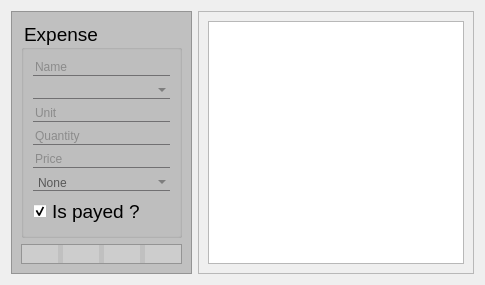
                   <widget class="QWidget" name="tab_expense">
                    <attribute name="icon">
                     <iconset resource="../resource/resource.qrc">
                      <normaloff>:/Simple icons/simple_icons/fi-rr-shopping-cart-add.svg</normaloff>:/Simple icons/simple_icons/fi-rr-shopping-cart-add.svg</iconset>
                    </attribute>
                    <attribute name="title">
                     <string/>
                    </attribute>
                    <layout class="QHBoxLayout" name="horizontalLayout_9">
                     <item>
                      <widget class="QFrame" name="f_expenseInputs">
                       <property name="styleSheet">
                        <string notr="true">QFrame
{
	background-color: rgb(192, 192, 192)
}

QGroupBox
{
	background-color: rgb(192, 192, 192)
}

QPushButton
{ 
	
	alternate-background-color: rgb(255, 255, 255);
	background: rgba(225, 225, 225, 100);
	border-width: 2px;
    border-radius: 10px;
	qproperty-iconSize: 32px 32px;
	border-style: dashed;
 }

QPushButton:hover
{
	background: rgba(225, 225, 225, 180);
	border-style: dashed;
}

QPushButton:pressed
{
	background: rgba(75, 75, 75, 180);
	border-style: inset;
}</string>
                       </property>
                       <property name="frameShape">
                        <enum>QFrame::StyledPanel</enum>
                       </property>
                       <property name="frameShadow">
                        <enum>QFrame::Raised</enum>
                       </property>
                       <layout class="QVBoxLayout" name="verticalLayout_20">
                        <item>
                         <widget class="QGroupBox" name="gb_expense">
                          <property name="font">
                           <font>
                            <pointsize>14</pointsize>
                           </font>
                          </property>
                          <property name="styleSheet">
                           <string notr="true">QLineEdit
{
	background: transparent;
	color: rgb(88, 88, 88);
	border: none;
	border-bottom: 1px solid #717072;
	font: 14pt &quot;MS Shell Dlg 2&quot;;
}


QComboBox
{
	background: transparent;
	color: rgb(88, 88, 88);
	border: none;
	border-bottom: 1px solid #717072;
	font: 14pt &quot;MS Shell Dlg 2&quot;;
}
</string>
                          </property>
                          <property name="title">
                           <string>Expense</string>
                          </property>
                          <layout class="QVBoxLayout" name="verticalLayout_21">
                           <item>
                            <widget class="QLineEdit" name="le_expenseName">
                             <property name="text">
                              <string/>
                             </property>
                             <property name="maxLength">
                              <number>40</number>
                             </property>
                             <property name="placeholderText">
                              <string>Name</string>
                             </property>
                             <property name="clearButtonEnabled">
                              <bool>true</bool>
                             </property>
                            </widget>
                           </item>
                           <item>
                            <widget class="QComboBox" name="cb_expenseCategory"/>
                           </item>
                           <item>
                            <widget class="QLineEdit" name="le_expenseUnit">
                             <property name="text">
                              <string/>
                             </property>
                             <property name="maxLength">
                              <number>20</number>
                             </property>
                             <property name="placeholderText">
                              <string>Unit</string>
                             </property>
                             <property name="clearButtonEnabled">
                              <bool>true</bool>
                             </property>
                            </widget>
                           </item>
                           <item>
                            <widget class="QLineEdit" name="le_expenseQuantity">
                             <property name="text">
                              <string/>
                             </property>
                             <property name="maxLength">
                              <number>20</number>
                             </property>
                             <property name="placeholderText">
                              <string>Quantity</string>
                             </property>
                             <property name="clearButtonEnabled">
                              <bool>true</bool>
                             </property>
                            </widget>
                           </item>
                           <item>
                            <widget class="QLineEdit" name="le_expensePrice">
                             <property name="maxLength">
                              <number>20</number>
                             </property>
                             <property name="placeholderText">
                              <string>Price</string>
                             </property>
                             <property name="clearButtonEnabled">
                              <bool>true</bool>
                             </property>
                            </widget>
                           </item>
                           <item>
                            <widget class="QComboBox" name="cb_expenseSupplier">
                             <item>
                              <property name="text">
                               <string>None</string>
                              </property>
                             </item>
                            </widget>
                           </item>
                           <item>
                            <widget class="QCheckBox" name="cb_expensePayed">
                             <property name="font">
                              <font>
                               <family>MS Shell Dlg 2</family>
                               <pointsize>14</pointsize>
                               <weight>50</weight>
                               <italic>false</italic>
                               <bold>false</bold>
                              </font>
                             </property>
                             <property name="layoutDirection">
                              <enum>Qt::LeftToRight</enum>
                             </property>
                             <property name="text">
                              <string>Is payed ?</string>
                             </property>
                             <property name="icon">
                              <iconset resource="../resource/resource.qrc">
                               <normaloff>:/Simple icons/simple_icons/fi-rr-dollar.svg</normaloff>:/Simple icons/simple_icons/fi-rr-dollar.svg</iconset>
                             </property>
                             <property name="iconSize">
                              <size>
                               <width>32</width>
                               <height>32</height>
                              </size>
                             </property>
                             <property name="checked">
                              <bool>true</bool>
                             </property>
                            </widget>
                           </item>
                          </layout>
                         </widget>
                        </item>
                        <item>
                         <widget class="QFrame" name="f_expenseDbBtn">
                          <property name="sizePolicy">
                           <sizepolicy hsizetype="Preferred" vsizetype="Maximum">
                            <horstretch>0</horstretch>
                            <verstretch>0</verstretch>
                           </sizepolicy>
                          </property>
                          <property name="frameShape">
                           <enum>QFrame::StyledPanel</enum>
                          </property>
                          <property name="frameShadow">
                           <enum>QFrame::Raised</enum>
                          </property>
                          <layout class="QHBoxLayout" name="horizontalLayout_18">
                           <property name="spacing">
                            <number>5</number>
                           </property>
                           <property name="leftMargin">
                            <number>0</number>
                           </property>
                           <property name="topMargin">
                            <number>0</number>
                           </property>
                           <property name="rightMargin">
                            <number>0</number>
                           </property>
                           <property name="bottomMargin">
                            <number>0</number>
                           </property>
                           <item>
                            <widget class="QPushButton" name="btn_expenseAdd">
                             <property name="text">
                              <string/>
                             </property>
                             <property name="icon">
                              <iconset resource="../resource/resource.qrc">
                               <normaloff>:/Simple icons/simple_icons/fi-rr-add.svg</normaloff>:/Simple icons/simple_icons/fi-rr-add.svg</iconset>
                             </property>
                             <property name="iconSize">
                              <size>
                               <width>32</width>
                               <height>32</height>
                              </size>
                             </property>
                            </widget>
                           </item>
                           <item>
                            <widget class="QPushButton" name="btn_expenseEdit">
                             <property name="enabled">
                              <bool>false</bool>
                             </property>
                             <property name="text">
                              <string/>
                             </property>
                             <property name="icon">
                              <iconset resource="../resource/resource.qrc">
                               <normaloff>:/Simple icons/simple_icons/fi-rr-edit.svg</normaloff>:/Simple icons/simple_icons/fi-rr-edit.svg</iconset>
                             </property>
                             <property name="iconSize">
                              <size>
                               <width>32</width>
                               <height>32</height>
                              </size>
                             </property>
                            </widget>
                           </item>
                           <item>
                            <widget class="QPushButton" name="btn_expenseDelete">
                             <property name="enabled">
                              <bool>false</bool>
                             </property>
                             <property name="text">
                              <string/>
                             </property>
                             <property name="icon">
                              <iconset resource="../resource/resource.qrc">
                               <normaloff>:/Simple icons/simple_icons/fi-rr-delete.svg</normaloff>:/Simple icons/simple_icons/fi-rr-delete.svg</iconset>
                             </property>
                             <property name="iconSize">
                              <size>
                               <width>32</width>
                               <height>32</height>
                              </size>
                             </property>
                            </widget>
                           </item>
                           <item>
                            <widget class="QPushButton" name="btn_expenseClear">
                             <property name="enabled">
                              <bool>true</bool>
                             </property>
                             <property name="text">
                              <string/>
                             </property>
                             <property name="icon">
                              <iconset resource="../resource/resource.qrc">
                               <normaloff>:/Simple icons/simple_icons/fi-rr-broom.svg</normaloff>:/Simple icons/simple_icons/fi-rr-broom.svg</iconset>
                             </property>
                             <property name="iconSize">
                              <size>
                               <width>32</width>
                               <height>32</height>
                              </size>
                             </property>
                            </widget>
                           </item>
                          </layout>
                         </widget>
                        </item>
                       </layout>
                      </widget>
                     </item>
                     <item>
                      <widget class="QFrame" name="f_expenseDb">
                       <property name="frameShape">
                        <enum>QFrame::StyledPanel</enum>
                       </property>
                       <property name="frameShadow">
                        <enum>QFrame::Raised</enum>
                       </property>
                       <layout class="QVBoxLayout" name="verticalLayout_22">
                        <item>
                         <widget class="QTableWidget" name="tw_expense">
                          <property name="font">
                           <font>
                            <family>Times New Roman</family>
                            <pointsize>18</pointsize>
                           </font>
                          </property>
                          <property name="editTriggers">
                           <set>QAbstractItemView::NoEditTriggers</set>
                          </property>
                          <property name="selectionMode">
                           <enum>QAbstractItemView::SingleSelection</enum>
                          </property>
                          <property name="selectionBehavior">
                           <enum>QAbstractItemView::SelectRows</enum>
                          </property>
                          <attribute name="horizontalHeaderShowSortIndicator" stdset="0">
                           <bool>true</bool>
                          </attribute>
                          <attribute name="verticalHeaderCascadingSectionResizes">
                           <bool>true</bool>
                          </attribute>
                          <attribute name="verticalHeaderShowSortIndicator" stdset="0">
                           <bool>false</bool>
                          </attribute>
                         </widget>
                        </item>
                       </layout>
                      </widget>
                     </item>
                    </layout>
                   </widget>
